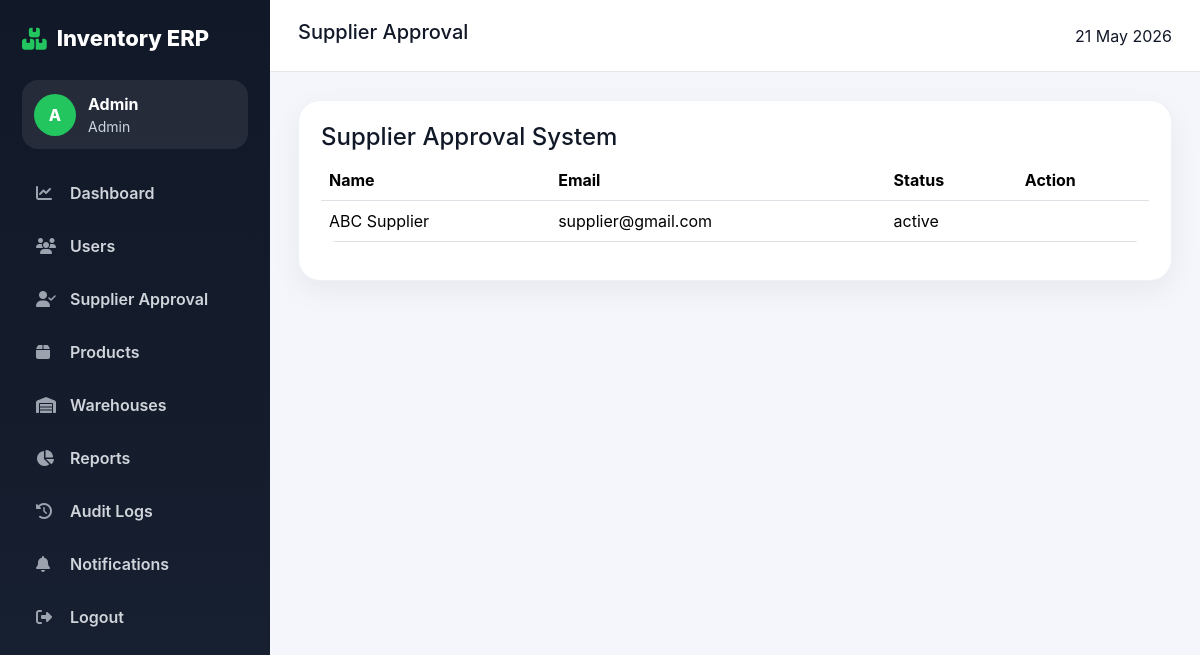
Page /admin/approvals.php (signed in) on the committed database.
### tables this page shows
CREATE TABLE users(id INT AUTO_INCREMENT PRIMARY KEY, name VARCHAR(100), email VARCHAR(120) UNIQUE, password VARCHAR(255), role ENUM('admin','supplier','distributor','shop') NOT NULL, parent_id INT DEFAULT NULL, status ENUM('pending','active','blocked') DEFAULT 'active', created_at TIMESTAMP DEFAULT CURRENT_TIMESTAMP);

### admin/approvals.php (the view, shortened to what this page needs)
<?php require_once '../includes/auth.php'; require_role('admin'); $page_title='Supplier Approval';
include '../includes/header.php'; include '../includes/sidebar.php'; $q=mysqli_query($conn,"SELECT * FROM users WHERE role='supplier' ORDER BY id DESC"); ?>
<div class="card-box"><h4>Supplier Approval System</h4><table class="table"><tr><th>Name</th><th>Email</th><th>Status</th><th>Action</th></tr><?php while($u=mysqli_fetch_assoc($q)){ ?><tr><td><?php echo $u['name']; ?></td><td><?php echo $u['email']; ?></td><td><?php echo $u['status']; ?></td><td><?php if($u['status']!='active'){ ?><a class="btn btn-success btn-sm" href="?approve=<?php echo $u['id']; ?>">Approve</a><?php } ?></td></tr><?php } ?></table></div><?php include '../includes/footer.php'; ?>

### assets/css/style.css (style rules this page uses)
:root { --dark:#111827;--dark2:#1f2937;--green:#22c55e;--bg:#f4f6fb;--text:#111827;--muted:#6b7280;--card:#fff; }
* { box-sizing:border-box }
body { margin:0;font-family:Inter,Segoe UI,Arial,sans-serif;background:var(--bg);color:var(--text) }
.card-box { background:var(--card);border-radius:22px;box-shadow:0 10px 30px rgba(15,23,42,.06);padding:22px;border:1px solid #eef2f7 }
.table { background:#fff;border-radius:16px;overflow:hidden }

### rows in the picture
users: name "ABC Supplier", email "supplier@gmail.com", status "active"

### other values in the picture
substr($_SESSION['name'] ?? 'U',0,1) "A"
$_SESSION['name'] "Admin"
$role "Admin"
$text "Dashboard Users Supplier Approval Products Warehouses Reports Audit Logs Notifications Logout"
$page_title "Supplier Approval"
